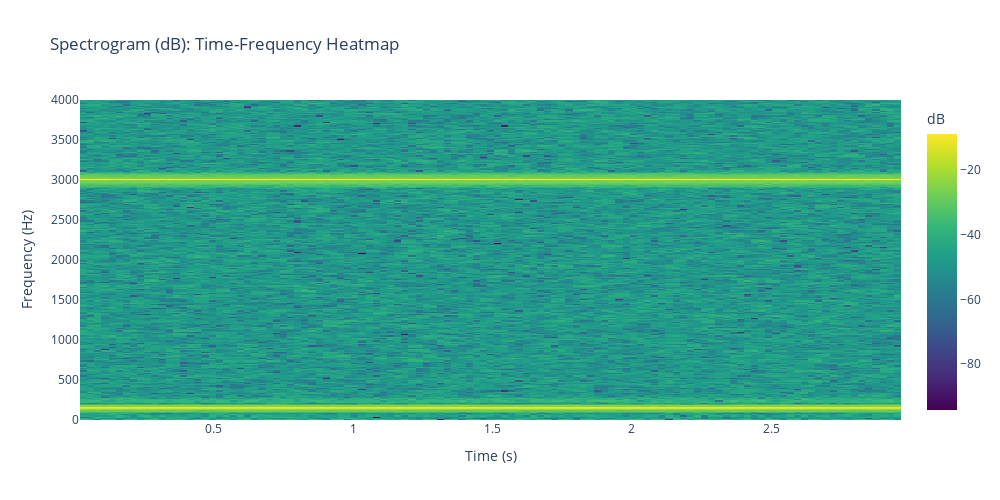

Here is the notebook cell this chart was saved with:
### Code cell
# ============================================================================
# SECTION 4: SPECTROGRAM (Time-Frequency Analysis)
# ============================================================================
# Why: Combine time and frequency information. FFT shows \"what\" frequencies
#      are present, but loses \"when\" they occur. Spectrogram fixes this!
# What we'll see: A 2D heatmap where time flows left→right, frequency bottom→top,
#                 and color intensity shows energy (magnitude in dB).
# Key insight: Constant tones (150 Hz, 3000 Hz) appear as horizontal lines.
#              The spectrogram reveals how the signal evolves over time.
# ============================================================================

# --- The Short-Time Fourier Transform (STFT) ---
# How: Divide the signal into overlapping windows, compute FFT for each window
# Math: For each time window, compute FFT to get frequency content at that moment
# Parameters:
#   - nperseg=1024: window size (larger = better frequency resolution, worse time)
#   - noverlap=614: 60% overlap between windows (smooth transitions)
#   - scaling='spectrum': returns power spectrum (magnitude squared)

from scipy import signal
f_spec, t_spec, Sxx = signal.spectrogram(noisy_audio, fs=sample_rate, nperseg=1024, noverlap=614, scaling='spectrum')

# Convert power spectrum to dB scale (same as before)
# Why: dB compression makes weak and strong signals equally visible
# Formula: dB = 10 * log10(power) + small offset (1e-12) to avoid log(0)
Sxx_db = 10 * np.log10(Sxx + 1e-12)
# Sxx_db is POWER, not amplitude
# power ∝ amplitude2

# --- Interactive Heatmap Visualization ---
# Create an interactive 2D heatmap to explore time-frequency content
import plotly.graph_objects as go
fig = go.Figure(data=go.Heatmap(
    x=t_spec,          # Time axis (horizontal)
    y=f_spec,          # Frequency axis (vertical)
    z=Sxx_db,          # Magnitude in dB (color intensity)
    colorscale='Viridis',  # Color gradient (dark=low energy, bright=high energy)
    colorbar=dict(title='dB')
))

# Configure layout for clarity
fig.update_layout(
    title='Spectrogram (dB): Time-Frequency Heatmap',
    xaxis_title='Time (s)',
    yaxis_title='Frequency (Hz)',
    width=1000,
    height=500,
)

# Limit y-axis to 0-4000 Hz for clarity (focus on relevant frequency range)
fig.update_yaxes(range=[0,4000])

fig.show()

### Figure 1 — Plotly figure (JSON) as saved in the notebook; plotly's stock layout.template omitted (floating-point values rounded to 4 significant figures; data arrays with more than 128 entries replaced by an {"elided": "..."} marker saying what was removed)
{"data": [{"colorbar": {"title": {"text": "dB"}}, "colorscale": [[0, "#440154"], [0.1111, "#482878"], [0.2222, "#3e4989"], [0.3333, "#31688e"], [0.4444, "#26828e"], [0.5556, "#1f9e89"], [0.6667, "#35b779"], [0.7778, "#6ece58"], [0.8889, "#b5de2b"], [1, "#fde725"]], "type": "heatmap", "x": [0.032, 0.05763, 0.08325, 0.1089, 0.1345, 0.1601, 0.1857, 0.2114, 0.237, 0.2626, 0.2883, 0.3139, 0.3395, 0.3651, 0.3907, 0.4164, 0.442, 0.4676, 0.4933, 0.5189, 0.5445, 0.5701, 0.5958, 0.6214, 0.647, 0.6726, 0.6983, 0.7239, 0.7495, 0.7751, 0.8007, 0.8264, 0.852, 0.8776, 0.9032, 0.9289, 0.9545, 0.9801, 1.006, 1.031, 1.057, 1.083, 1.108, 1.134, 1.159, 1.185, 1.211, 1.236, 1.262, 1.288, 1.313, 1.339, 1.365, 1.39, 1.416, 1.441, 1.467, 1.493, 1.518, 1.544, 1.569, 1.595, 1.621, 1.646, 1.672, 1.698, 1.723, 1.749, 1.774, 1.8, 1.826, 1.851, 1.877, 1.903, 1.928, 1.954, 1.98, 2.005, 2.031, 2.056, 2.082, 2.108, 2.133, 2.159, 2.184, 2.21, 2.236, 2.261, 2.287, 2.313, 2.338, 2.364, 2.389, 2.415, 2.441, 2.466, 2.492, 2.518, 2.543, 2.569, 2.595, 2.62, 2.646, 2.671, 2.697, 2.723, 2.748, 2.774, 2.8, 2.825, 2.851, 2.876, 2.902, 2.928, 2.953], "y": {"elided": "513 float values"}, "z": {"elided": "513x115 float values"}}], "layout": {"height": 500, "title": {"text": "Spectrogram (dB): Time-Frequency Heatmap"}, "width": 1000, "xaxis": {"title": {"text": "Time (s)"}}, "yaxis": {"range": [0, 4000], "title": {"text": "Frequency (Hz)"}}}}
